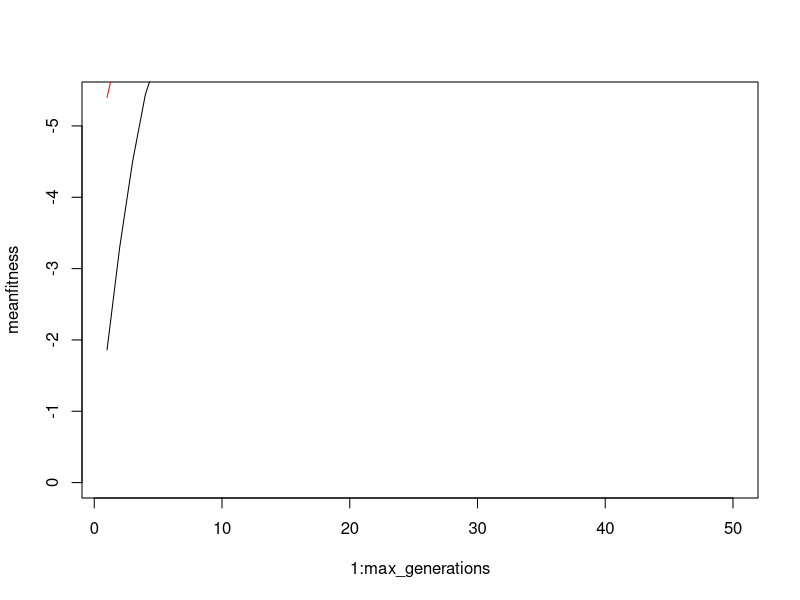

Source code (R):
# NEW SECTIONS ARE MARKED WITH THIS

####
####
####

# NEW SECTION

####
####
####

# exercise written 14 August 2006 by Anders Brodin translated into R by John Waller 2016. Further revised in 2018-20 by Jörgen Ripa

# Main variables:
pop_size <- 50            # popsize is number of chromosomes in the population
gene_number <- 2         # gene number is number of genes in each chromosome, should be one in these simple tasks
max_generations <- 50    # number of iterations
num_breeed <- 20          # out of the 50 chromosomes (= possible solutions) the 20 best are allowed to reproduce

# genetic operators
mutation_rate <- 0.01    #how large percentage of the genes experience mutations
mutation_free <- 10      # number of top ranked individuals that should be saved from mutation


# Define Functions

Create_pop <- function(pop_size,gene_number) {    # This function creates a random population of pop_size chromosomes
  
  ####
  ####
  ####
  
  Genes <- matrix(nrow=pop_size, ncol=gene_number)
  for(ind in 1:pop_size) {
    Genes[ind,] <- runif(gene_number, -5, 5)
  }
  
  ####
  ####
  ####
  
  fitness <- rep(NA,pop_size)
  # pop is a list, a structured variable with information about the population:
  pop <- list(size=pop_size, L=gene_number, Genes=Genes, fitness=fitness)
  return(pop) 
}

# Function to calculate fitness for each individual:
Evaluate_fitness <- function(pop) {
  for(ind in 1:pop$size) {
    # Calculate the binary number corresponding to the chromosome of ones and zeros:
    
    ####
    ####
    ####
    
    x <- pop$Genes[ind,1]
    y <- pop$Genes[ind,2]
    f <- function(x,y) x*sin(4*x)+1.1*y*sin(2*y)
    pop$fitness[ind] <- f(x, y)

    ####
    ####
    ####
    
  }
  return(pop)
}

# Sort the population by fitness:
Sort <- function(pop) {
  # Find order of decreasing fitness:

  ####
  ####
  ####

  new_order <- order(pop$fitness, decreasing=F)  # Sort increasing
  
  ####
  ####
  ####

  # Next, rearrange the population gene matrix and fitness vector:
  pop$Genes <- pop$Genes[new_order,]
  pop$fitness <- pop$fitness[new_order]
  return(pop)
}

# Let individuals with the highest fitness reproduce:
Reproduce <- function(pop,num_breeed) {
  # The population reproduces in pairs, in fitness order
  # First individuals 1 and 2 mate, next individuals 3 and 4, and so on
  # Each pair produces 2 offspring, corresponding to two chromosomes after crossover
  # Offspring replace the parent population from the bottom of the list.
  offspring_pos <- pop$size # where to put the offspring, starting from bottom
  for(parent1 in seq(1,num_breeed,by=2)) {
    parent2 <- parent1 + 1
    # crossover locus:
    crossover <- sample.int(gene_number,1)
    for(gene_index in 1:pop$L) {
      if(gene_index <= crossover) {
        pop$Genes[offspring_pos,gene_index] <- pop$Genes[parent1,gene_index]
        pop$Genes[offspring_pos-1,gene_index] <- pop$Genes[parent2,gene_index]
      } else {
        pop$Genes[offspring_pos,gene_index] <- pop$Genes[parent2,gene_index]
        pop$Genes[offspring_pos-1,gene_index] <- pop$Genes[parent1,gene_index]
      }
    }
    offspring_pos <- offspring_pos - 2
  }
  return(pop)
}

# Mutate the whole population, accept the top fitness individuals
Mutate <- function(pop, mutation_free, mutation_rate) {
  for(ind in (mutation_free+1):pop$size) {
    for(gene_index in 1 : pop$L) {
      if(runif(1) <= mutation_rate) {
        if(pop$Genes[ind,gene_index] == 0) {
          pop$Genes[ind,gene_index] <- 1
        } else {
          pop$Genes[ind,gene_index] <- 0
        }
      }
    }
  }
  return(pop)
}

##############################
# Main program starts here

pop <- Create_pop(pop_size,gene_number)  # calls function that generates random chromosomes
pop <- Evaluate_fitness(pop)   # calculate fitness for all individuals
pop <- Sort(pop) # Sort according to fitness

# main loop over all of our functions

meantopfitness <- c(0,max_generations) # empty vectors to store results
meanfitness <- c(0,max_generations)

for(generation in 1:max_generations) {  
  pop <- Reproduce(pop,num_breeed)
  pop <- Mutate(pop, mutation_free, mutation_rate)
  pop <- Evaluate_fitness(pop)   # give back altered population with fitness
  pop <- Sort(pop)
  
  # save statistics:
  meantopfitness[generation] <- mean(pop$fitness[1:5])
  meanfitness[generation] <- mean(pop$fitness)
}

cat("generation:",max_generations,"\n")
cat("mean top fitness:",meantopfitness[max_generations],"\n")
cat("mean fitness",meanfitness[max_generations],"\n")

# plot results
plot(1:max_generations, meanfitness, ylim=c(0,max(meantopfitness)),type="l")
lines( 1:max_generations, meantopfitness, col="red")
